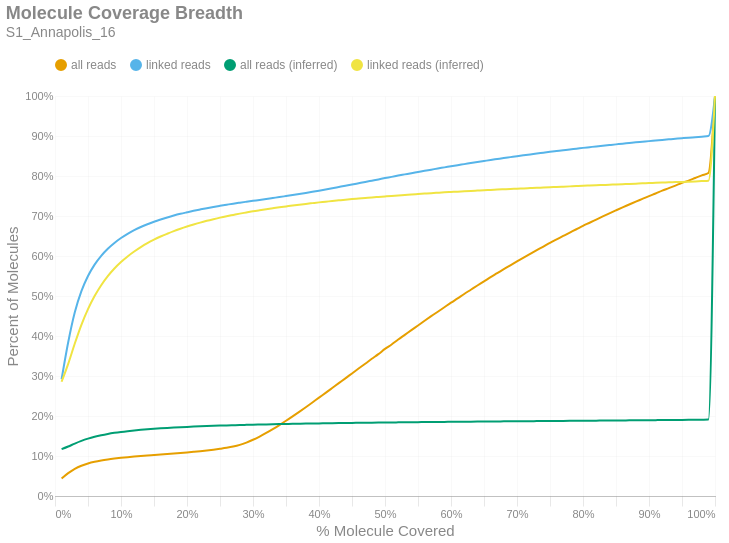

Notebook code for this chart:
### Markdown cell above
### Molecule Read Coverage
This chart shows molecule coverage breadth as computed by the number of bases aligned to that molecule. In other words, "*how much of each unique long molecule is actually sequenced/aligned?*" Keep in mind there is a distinction between sequences and alignments, since some sequences belonging to a particular molecule may not align well and wouldn't appear in the alignment data. This chart also shows molecule coverage breadth as computed by the *inferred fragment* from which the aligned sequences originate. Unlike read coverage, this calculation takes into account the total insert size, including unsequenced gaps between the forward and reverse reads. Like the previous figures, these are cumulative percents.

### Code cell
if SKIPLR:
    print_html(f"Skipped")
else:
    binned_df = consolidated_hist(valids['coverage_bp'], mask, 0.01, True)
    binned_df_inf = consolidated_hist(valids['coverage_inserts'], mask, 0.01, True)
    binned_df = binned_df.with_columns(pl.lit(binned_df_inf['all reads (cumsum)']).alias('all reads (inferred)'))
    binned_df = binned_df.with_columns(pl.lit(binned_df_inf['linked reads (cumsum)']).alias('linked reads (inferred)'))
    binned_df = binned_df.with_columns(
        (pl.col('bin').cast(pl.Float64) + 0.01).alias('right_edge')
    )

    with SafeRender(binned_df):
        (
            density_plot(binned_df, 'Molecule Coverage Breadth', samplename, 'molcov', ['all reads (inferred)','linked reads (inferred)'])
            .encode(
                #x=alt.X('bin:Q', title="% Molecule Covered").axis(format = '%').scale(padding=0),
                x=alt.X('right_edge:Q', title="% Molecule Covered").axis(format='%').scale(padding=0),
                y=alt.Y('value:Q', title='Percent of Molecules')
                    .axis(format='%')
                    .stack(False)
                    .scale(domainMin=0, padding=0),
                color=alt.Color("key:N").scale(domain = ["all reads", "linked reads", "all reads (inferred)", "linked reads (inferred)"]),
                tooltip = [
                    alt.Tooltip("key:N", title = "Data Type"),
                    alt.Tooltip("range_label:N", title="% Molecule Covered"),
                    alt.Tooltip("value:Q", format = ".2%", title="% Molecules")
                ]
            )
        ).display()

### Figure 1 — Vega-Lite specification as saved in the notebook (floating-point values rounded to 4 significant figures)
{"width": "container", "height": 400, "config": {"title": {"anchor": "start", "dy": -15, "fontSize": 18, "color": "#888888", "subtitleColor": "#888888", "subtitleFontSize": 14}, "arc": {"fill": "#0072B2"}, "axis": {"domainColor": "#888888", "domainWidth": 0.5, "gridWidth": 0.2, "grid": false, "titleFontWeight": 400, "titleFontSize": 15, "labelFontSize": 11, "labelColor": "#888888", "tickColor": "#888888", "tickWidth": 0.2, "titleColor": "#888888"}, "axisBand": {"grid": false}, "axisX": {"grid": true, "tickSize": 10, "domainCap": "round"}, "axisY": {"domain": false, "grid": true, "tickSize": 0, "domainCap": "round"}, "background": "transparent", "header": {"labelFontSize": 15, "labelColor": "#888888", "titleFontSize": 15, "titleFontWeight": 600, "titleColor": "#888888"}, "legend": {"labelFont": "sans-serif", "labelFontSize": 12, "labelColor": "#888888", "symbolSize": 100, "symbolType": "circle", "titleFontSize": 12, "titlePadding": 10, "titleColor": "#888888", "title": null, "orient": "top"}, "range": {"category": ["#E69F00", "#56B4E9", "#009E73", "#F0E442", "#0072B2", "#D55E00", "#CC79A7", "#000000"], "diverging": ["#cfe8f3", "#a2d4ec", "#73bfe2", "#46abdb", "#1696d2", "#12719e"]}, "area": {"fill": "#0072B2", "fillOpacity": 0.7, "line": true, "strokeOpacity": 0.7}, "line": {"color": "#0072B2", "stroke": "#0072B2", "strokeWidth": 2}, "trail": {"color": "#0072B2", "stroke": "#0072B2", "strokeWidth": 0, "size": 1}, "point": {"filled": true, "fillOpacity": 1.0, "size": 95}, "text": {"color": "#888888", "fontSize": 11, "align": "right", "fontWeight": 400, "size": 11}, "bar": {"fill": "#0072B2", "stroke": null}, "view": {"stroke": null, "continuousWidth": 660, "continuousHeight": 400}}, "data": {"name": "data-f6656476f9b140211d6982b61168dd17"}, "mark": {"type": "line", "interpolate": "monotone", "point": {"opacity": 0, "size": 275}}, "encoding": {"color": {"field": "key", "scale": {"domain": ["all reads", "linked reads", "all reads (inferred)", "linked reads (inferred)"]}, "type": "nominal"}, "tooltip": [{"field": "key", "title": "Data Type", "type": "nominal"}, {"field": "range_label", "title": "% Molecule Covered", "type": "nominal"}, {"field": "value", "format": ".2%", "title": "% Molecules", "type": "quantitative"}], "x": {"axis": {"format": "%"}, "field": "right_edge", "scale": {"padding": 0}, "title": "% Molecule Covered", "type": "quantitative"}, "y": {"axis": {"format": "%"}, "field": "value", "scale": {"domainMin": 0, "padding": 0}, "stack": false, "title": "Percent of Molecules", "type": "quantitative"}}, "params": [{"name": "param_c36ac31b6afebe62", "select": {"type": "point", "fields": ["key"]}, "bind": "legend"}], "title": {"text": "Molecule Coverage Breadth", "subtitle": "S1_Annapolis_16"}, "transform": [{"fold": ["all reads (cumsum)", "linked reads (cumsum)", "all reads (inferred)", "linked reads (inferred)"]}, {"calculate": "replace(datum.key, ' (cumsum)', '')", "as": "key"}, {"filter": {"param": "param_c36ac31b6afebe62"}}], "usermeta": {"embedOptions": {"downloadFileName": "S1_Annapolis_16.molcov"}}, "$schema": "https://vega.github.io/schema/vega-lite/v6.1.0.json", "datasets": {"data-f6656476f9b140211d6982b61168dd17": [{"bin": "0.0", "interval": "0.0-0.01", "all reads": 0.0437, "linked reads": 0.292, "all reads (cumsum)": 0.0437, "linked reads (cumsum)": 0.292, "range_label": "0.0-0.01", "all reads (inferred)": 0.1172, "linked reads (inferred)": 0.2857, "right_edge": 0.01}, {"bin": "0.01", "interval": "0.01-0.02", "all reads": 0.01344, "linked reads": 0.09243, "all reads (cumsum)": 0.05714, "linked reads (cumsum)": 0.3844, "range_label": "0.01-0.02", "all reads (inferred)": 0.1238, "linked reads (inferred)": 0.3303, "right_edge": 0.02}, {"bin": "0.02", "interval": "0.02-0.03", "all reads": 0.01084, "linked reads": 0.07488, "all reads (cumsum)": 0.06798, "linked reads (cumsum)": 0.4593, "range_label": "0.02-0.03", "all reads (inferred)": 0.1311, "linked reads (inferred)": 0.3812, "right_edge": 0.03}, {"bin": "0.03", "interval": "0.03-0.04", "all reads": 0.007744, "linked reads": 0.05291, "all reads (cumsum)": 0.07572, "linked reads (cumsum)": 0.5122, "range_label": "0.03-0.04", "all reads (inferred)": 0.1378, "linked reads (inferred)": 0.428, "right_edge": 0.04}, {"bin": "0.04", "interval": "0.04-0.05", "all reads": 0.005553, "linked reads": 0.03793, "all reads (cumsum)": 0.08127, "linked reads (cumsum)": 0.5501, "range_label": "0.04-0.05", "all reads (inferred)": 0.1434, "linked reads (inferred)": 0.4673, "right_edge": 0.05}, {"bin": "0.05", "interval": "0.05-0.06", "all reads": 0.004205, "linked reads": 0.02842, "all reads (cumsum)": 0.08548, "linked reads (cumsum)": 0.5785, "range_label": "0.05-0.06", "all reads (inferred)": 0.1481, "linked reads (inferred)": 0.5, "right_edge": 0.06}, {"bin": "0.06", "interval": "0.06-0.07", "all reads": 0.003269, "linked reads": 0.022, "all reads (cumsum)": 0.08875, "linked reads (cumsum)": 0.6005, "range_label": "0.06-0.07", "all reads (inferred)": 0.1519, "linked reads (inferred)": 0.5271, "right_edge": 0.07}, {"bin": "0.07", "interval": "0.07-0.08", "all reads": 0.002621, "linked reads": 0.01762, "all reads (cumsum)": 0.09137, "linked reads (cumsum)": 0.6182, "range_label": "0.07-0.08", "all reads (inferred)": 0.1552, "linked reads (inferred)": 0.5498, "right_edge": 0.08}, {"bin": "0.08", "interval": "0.08-0.09", "all reads": 0.002199, "linked reads": 0.01449, "all reads (cumsum)": 0.09357, "linked reads (cumsum)": 0.6327, "range_label": "0.08-0.09", "all reads (inferred)": 0.1579, "linked reads (inferred)": 0.5688, "right_edge": 0.09}, {"bin": "0.09", "interval": "0.09-0.1", "all reads": 0.001909, "linked reads": 0.01225, "all reads (cumsum)": 0.09547, "linked reads (cumsum)": 0.6449, "range_label": "0.09-0.1", "all reads (inferred)": 0.1602, "linked reads (inferred)": 0.5851, "right_edge": 0.1}, {"bin": "0.1", "interval": "0.1-0.11", "all reads": 0.00168, "linked reads": 0.01065, "all reads (cumsum)": 0.09715, "linked reads (cumsum)": 0.6556, "range_label": "0.1-0.11", "all reads (inferred)": 0.1622, "linked reads (inferred)": 0.599, "right_edge": 0.11}, {"bin": "0.11", "interval": "0.11-0.12", "all reads": 0.001457, "linked reads": 0.009008, "all reads (cumsum)": 0.09861, "linked reads (cumsum)": 0.6646, "range_label": "0.11-0.12", "all reads (inferred)": 0.1639, "linked reads (inferred)": 0.6112, "right_edge": 0.12}, {"bin": "0.12", "interval": "0.12-0.13", "all reads": 0.001319, "linked reads": 0.0079, "all reads (cumsum)": 0.09993, "linked reads (cumsum)": 0.6725, "range_label": "0.12-0.13", "all reads (inferred)": 0.1655, "linked reads (inferred)": 0.6222, "right_edge": 0.13}, {"bin": "0.13", "interval": "0.13-0.14", "all reads": 0.001207, "linked reads": 0.006834, "all reads (cumsum)": 0.1011, "linked reads (cumsum)": 0.6793, "range_label": "0.13-0.14", "all reads (inferred)": 0.1669, "linked reads (inferred)": 0.6321, "right_edge": 0.14}, {"bin": "0.14", "interval": "0.14-0.15", "all reads": 0.00116, "linked reads": 0.006239, "all reads (cumsum)": 0.1023, "linked reads (cumsum)": 0.6855, "range_label": "0.14-0.15", "all reads (inferred)": 0.1681, "linked reads (inferred)": 0.6409, "right_edge": 0.15}, {"bin": "0.15", "interval": "0.15-0.16", "all reads": 0.001179, "linked reads": 0.005604, "all reads (cumsum)": 0.1035, "linked reads (cumsum)": 0.6911, "range_label": "0.15-0.16", "all reads (inferred)": 0.1692, "linked reads (inferred)": 0.6487, "right_edge": 0.16}, {"bin": "0.16", "interval": "0.16-0.17", "all reads": 0.001226, "linked reads": 0.005184, "all reads (cumsum)": 0.1047, "linked reads (cumsum)": 0.6963, "range_label": "0.16-0.17", "all reads (inferred)": 0.1702, "linked reads (inferred)": 0.6556, "right_edge": 0.17}, {"bin": "0.17", "interval": "0.17-0.18", "all reads": 0.001302, "linked reads": 0.004782, "all reads (cumsum)": 0.106, "linked reads (cumsum)": 0.7011, "range_label": "0.17-0.18", "all reads (inferred)": 0.1712, "linked reads (inferred)": 0.6622, "right_edge": 0.18}, {"bin": "0.18", "interval": "0.18-0.19", "all reads": 0.001382, "linked reads": 0.004304, "all reads (cumsum)": 0.1074, "linked reads (cumsum)": 0.7054, "range_label": "0.18-0.19", "all reads (inferred)": 0.172, "linked reads (inferred)": 0.6681, "right_edge": 0.19}, {"bin": "0.19", "interval": "0.19-0.2", "all reads": 0.001458, "linked reads": 0.003838, "all reads (cumsum)": 0.1088, "linked reads (cumsum)": 0.7092, "range_label": "0.19-0.2", "all reads (inferred)": 0.1728, "linked reads (inferred)": 0.6736, "right_edge": 0.2}, {"bin": "0.2", "interval": "0.2-0.21", "all reads": 0.001588, "linked reads": 0.003704, "all reads (cumsum)": 0.1104, "linked reads (cumsum)": 0.7129, "range_label": "0.2-0.21", "all reads (inferred)": 0.1735, "linked reads (inferred)": 0.6787, "right_edge": 0.21}, {"bin": "0.21", "interval": "0.21-0.22", "all reads": 0.001664, "linked reads": 0.003387, "all reads (cumsum)": 0.1121, "linked reads (cumsum)": 0.7163, "range_label": "0.21-0.22", "all reads (inferred)": 0.1742, "linked reads (inferred)": 0.6835, "right_edge": 0.22}, {"bin": "0.22", "interval": "0.22-0.23", "all reads": 0.001839, "linked reads": 0.003286, "all reads (cumsum)": 0.1139, "linked reads (cumsum)": 0.7196, "range_label": "0.22-0.23", "all reads (inferred)": 0.1748, "linked reads (inferred)": 0.6879, "right_edge": 0.23}, {"bin": "0.23", "interval": "0.23-0.24", "all reads": 0.001974, "linked reads": 0.003049, "all reads (cumsum)": 0.1159, "linked reads (cumsum)": 0.7227, "range_label": "0.23-0.24", "all reads (inferred)": 0.1754, "linked reads (inferred)": 0.692, "right_edge": 0.24}, {"bin": "0.24", "interval": "0.24-0.25", "all reads": 0.002158, "linked reads": 0.00281, "all reads (cumsum)": 0.1181, "linked reads (cumsum)": 0.7255, "range_label": "0.24-0.25", "all reads (inferred)": 0.176, "linked reads (inferred)": 0.6959, "right_edge": 0.25}, {"bin": "0.25", "interval": "0.25-0.26", "all reads": 0.002401, "linked reads": 0.002716, "all reads (cumsum)": 0.1205, "linked reads (cumsum)": 0.7282, "range_label": "0.25-0.26", "all reads (inferred)": 0.1765, "linked reads (inferred)": 0.6994, "right_edge": 0.26}, {"bin": "0.26", "interval": "0.26-0.27", "all reads": 0.003067, "linked reads": 0.0027, "all reads (cumsum)": 0.1235, "linked reads (cumsum)": 0.7309, "range_label": "0.26-0.27", "all reads (inferred)": 0.177, "linked reads (inferred)": 0.7027, "right_edge": 0.27}, {"bin": "0.27", "interval": "0.27-0.28", "all reads": 0.00426, "linked reads": 0.002433, "all reads (cumsum)": 0.1278, "linked reads (cumsum)": 0.7333, "range_label": "0.27-0.28", "all reads (inferred)": 0.1774, "linked reads (inferred)": 0.7059, "right_edge": 0.28}, {"bin": "0.28", "interval": "0.28-0.29", "all reads": 0.005777, "linked reads": 0.002339, "all reads (cumsum)": 0.1336, "linked reads (cumsum)": 0.7357, "range_label": "0.28-0.29", "all reads (inferred)": 0.1778, "linked reads (inferred)": 0.7088, "right_edge": 0.29}, {"bin": "0.29", "interval": "0.29-0.3", "all reads": 0.007052, "linked reads": 0.002309, "all reads (cumsum)": 0.1406, "linked reads (cumsum)": 0.738, "range_label": "0.29-0.3", "all reads (inferred)": 0.1783, "linked reads (inferred)": 0.7118, "right_edge": 0.3}, {"bin": "0.3", "interval": "0.3-0.31", "all reads": 0.00806, "linked reads": 0.002276, "all reads (cumsum)": 0.1487, "linked reads (cumsum)": 0.7403, "range_label": "0.3-0.31", "all reads (inferred)": 0.1786, "linked reads (inferred)": 0.7144, "right_edge": 0.31}, {"bin": "0.31", "interval": "0.31-0.32", "all reads": 0.009001, "linked reads": 0.00233, "all reads (cumsum)": 0.1577, "linked reads (cumsum)": 0.7426, "range_label": "0.31-0.32", "all reads (inferred)": 0.179, "linked reads (inferred)": 0.7169, "right_edge": 0.32}, {"bin": "0.32", "interval": "0.32-0.33", "all reads": 0.009647, "linked reads": 0.002403, "all reads (cumsum)": 0.1673, "linked reads (cumsum)": 0.745, "range_label": "0.32-0.33", "all reads (inferred)": 0.1794, "linked reads (inferred)": 0.7194, "right_edge": 0.33}, {"bin": "0.33", "interval": "0.33-0.34", "all reads": 0.01008, "linked reads": 0.002355, "all reads (cumsum)": 0.1774, "linked reads (cumsum)": 0.7473, "range_label": "0.33-0.34", "all reads (inferred)": 0.1797, "linked reads (inferred)": 0.7218, "right_edge": 0.34}, {"bin": "0.34", "interval": "0.34-0.35", "all reads": 0.01063, "linked reads": 0.002541, "all reads (cumsum)": 0.188, "linked reads (cumsum)": 0.7499, "range_label": "0.34-0.35", "all reads (inferred)": 0.18, "linked reads (inferred)": 0.724, "right_edge": 0.35}, {"bin": "0.35", "interval": "0.35-0.36", "all reads": 0.01104, "linked reads": 0.002554, "all reads (cumsum)": 0.1991, "linked reads (cumsum)": 0.7524, "range_label": "0.35-0.36", "all reads (inferred)": 0.1804, "linked reads (inferred)": 0.7262, "right_edge": 0.36}, {"bin": "0.36", "interval": "0.36-0.37", "all reads": 0.01136, "linked reads": 0.002572, "all reads (cumsum)": 0.2104, "linked reads (cumsum)": 0.755, "range_label": "0.36-0.37", "all reads (inferred)": 0.1807, "linked reads (inferred)": 0.7283, "right_edge": 0.37}, {"bin": "0.37", "interval": "0.37-0.38", "all reads": 0.01157, "linked reads": 0.002666, "all reads (cumsum)": 0.222, "linked reads (cumsum)": 0.7577, "range_label": "0.37-0.38", "all reads (inferred)": 0.181, "linked reads (inferred)": 0.7303, "right_edge": 0.38}, {"bin": "0.38", "interval": "0.38-0.39", "all reads": 0.01183, "linked reads": 0.002758, "all reads (cumsum)": 0.2338, "linked reads (cumsum)": 0.7604, "range_label": "0.38-0.39", "all reads (inferred)": 0.1812, "linked reads (inferred)": 0.7322, "right_edge": 0.39}, {"bin": "0.39", "interval": "0.39-0.4", "all reads": 0.01213, "linked reads": 0.002929, "all reads (cumsum)": 0.246, "linked reads (cumsum)": 0.7634, "range_label": "0.39-0.4", "all reads (inferred)": 0.1815, "linked reads (inferred)": 0.7341, "right_edge": 0.4}, {"bin": "0.4", "interval": "0.4-0.41", "all reads": 0.01183, "linked reads": 0.003014, "all reads (cumsum)": 0.2578, "linked reads (cumsum)": 0.7664, "range_label": "0.4-0.41", "all reads (inferred)": 0.1818, "linked reads (inferred)": 0.7357, "right_edge": 0.41}, {"bin": "0.41", "interval": "0.41-0.42", "all reads": 0.0121, "linked reads": 0.003073, "all reads (cumsum)": 0.2699, "linked reads (cumsum)": 0.7694, "range_label": "0.41-0.42", "all reads (inferred)": 0.182, "linked reads (inferred)": 0.7375, "right_edge": 0.42}, {"bin": "0.42", "interval": "0.42-0.43", "all reads": 0.01217, "linked reads": 0.003103, "all reads (cumsum)": 0.2821, "linked reads (cumsum)": 0.7726, "range_label": "0.42-0.43", "all reads (inferred)": 0.1823, "linked reads (inferred)": 0.7391, "right_edge": 0.43}, {"bin": "0.43", "interval": "0.43-0.44", "all reads": 0.01206, "linked reads": 0.003103, "all reads (cumsum)": 0.2941, "linked reads (cumsum)": 0.7757, "range_label": "0.43-0.44", "all reads (inferred)": 0.1825, "linked reads (inferred)": 0.7407, "right_edge": 0.44}, {"bin": "0.44", "interval": "0.44-0.45", "all reads": 0.01228, "linked reads": 0.003078, "all reads (cumsum)": 0.3064, "linked reads (cumsum)": 0.7787, "range_label": "0.44-0.45", "all reads (inferred)": 0.1827, "linked reads (inferred)": 0.7423, "right_edge": 0.45}, {"bin": "0.45", "interval": "0.45-0.46", "all reads": 0.01222, "linked reads": 0.003223, "all reads (cumsum)": 0.3187, "linked reads (cumsum)": 0.782, "range_label": "0.45-0.46", "all reads (inferred)": 0.1829, "linked reads (inferred)": 0.7436, "right_edge": 0.46}, {"bin": "0.46", "interval": "0.46-0.47", "all reads": 0.01209, "linked reads": 0.003223, "all reads (cumsum)": 0.3307, "linked reads (cumsum)": 0.7852, "range_label": "0.46-0.47", "all reads (inferred)": 0.1831, "linked reads (inferred)": 0.745, "right_edge": 0.47}, {"bin": "0.47", "interval": "0.47-0.48", "all reads": 0.01228, "linked reads": 0.003162, "all reads (cumsum)": 0.343, "linked reads (cumsum)": 0.7883, "range_label": "0.47-0.48", "all reads (inferred)": 0.1833, "linked reads (inferred)": 0.7464, "right_edge": 0.48}, {"bin": "0.48", "interval": "0.48-0.49", "all reads": 0.01164, "linked reads": 0.003159, "all reads (cumsum)": 0.3547, "linked reads (cumsum)": 0.7915, "range_label": "0.48-0.49", "all reads (inferred)": 0.1835, "linked reads (inferred)": 0.7477, "right_edge": 0.49}, {"bin": "0.49", "interval": "0.49-0.5", "all reads": 0.01301, "linked reads": 0.003245, "all reads (cumsum)": 0.3677, "linked reads (cumsum)": 0.7947, "range_label": "0.49-0.5", "all reads (inferred)": 0.1837, "linked reads (inferred)": 0.749, "right_edge": 0.5}, {"bin": "0.5", "interval": "0.5-0.51", "all reads": 0.01112, "linked reads": 0.003066, "all reads (cumsum)": 0.3788, "linked reads (cumsum)": 0.7978, "range_label": "0.5-0.51", "all reads (inferred)": 0.1839, "linked reads (inferred)": 0.7503, "right_edge": 0.51}, {"bin": "0.51", "interval": "0.51-0.52", "all reads": 0.01245, "linked reads": 0.003206, "all reads (cumsum)": 0.3912, "linked reads (cumsum)": 0.801, "range_label": "0.51-0.52", "all reads (inferred)": 0.1841, "linked reads (inferred)": 0.7515, "right_edge": 0.52}, {"bin": "0.52", "interval": "0.52-0.53", "all reads": 0.01172, "linked reads": 0.003034, "all reads (cumsum)": 0.403, "linked reads (cumsum)": 0.8041, "range_label": "0.52-0.53", "all reads (inferred)": 0.1843, "linked reads (inferred)": 0.7527, "right_edge": 0.53}, {"bin": "0.53", "interval": "0.53-0.54", "all reads": 0.01185, "linked reads": 0.003056, "all reads (cumsum)": 0.4148, "linked reads (cumsum)": 0.8071, "range_label": "0.53-0.54", "all reads (inferred)": 0.1845, "linked reads (inferred)": 0.7539, "right_edge": 0.54}, {"bin": "0.54", "interval": "0.54-0.55", "all reads": 0.01156, "linked reads": 0.002933, "all reads (cumsum)": 0.4264, "linked reads (cumsum)": 0.81, "range_label": "0.54-0.55", "all reads (inferred)": 0.1846, "linked reads (inferred)": 0.755, "right_edge": 0.55}, {"bin": "0.55", "interval": "0.55-0.56", "all reads": 0.01174, "linked reads": 0.002996, "all reads (cumsum)": 0.4381, "linked reads (cumsum)": 0.813, "range_label": "0.55-0.56", "all reads (inferred)": 0.1848, "linked reads (inferred)": 0.7561, "right_edge": 0.56}, {"bin": "0.56", "interval": "0.56-0.57", "all reads": 0.01151, "linked reads": 0.002844, "all reads (cumsum)": 0.4496, "linked reads (cumsum)": 0.8159, "range_label": "0.56-0.57", "all reads (inferred)": 0.185, "linked reads (inferred)": 0.7572, "right_edge": 0.57}, {"bin": "0.57", "interval": "0.57-0.58", "all reads": 0.01113, "linked reads": 0.002943, "all reads (cumsum)": 0.4607, "linked reads (cumsum)": 0.8188, "range_label": "0.57-0.58", "all reads (inferred)": 0.1851, "linked reads (inferred)": 0.7581, "right_edge": 0.58}, {"bin": "0.58", "interval": "0.58-0.59", "all reads": 0.01123, "linked reads": 0.002739, "all reads (cumsum)": 0.472, "linked reads (cumsum)": 0.8216, "range_label": "0.58-0.59", "all reads (inferred)": 0.1853, "linked reads (inferred)": 0.7591, "right_edge": 0.59}, {"bin": "0.59", "interval": "0.59-0.6", "all reads": 0.0113, "linked reads": 0.002831, "all reads (cumsum)": 0.4833, "linked reads (cumsum)": 0.8244, "range_label": "0.59-0.6", "all reads (inferred)": 0.1854, "linked reads (inferred)": 0.76, "right_edge": 0.6}, {"bin": "0.6", "interval": "0.6-0.61", "all reads": 0.01075, "linked reads": 0.002723, "all reads (cumsum)": 0.494, "linked reads (cumsum)": 0.8271, "range_label": "0.6-0.61", "all reads (inferred)": 0.1856, "linked reads (inferred)": 0.7609, "right_edge": 0.61}, {"bin": "0.61", "interval": "0.61-0.62", "all reads": 0.01102, "linked reads": 0.002576, "all reads (cumsum)": 0.505, "linked reads (cumsum)": 0.8297, "range_label": "0.61-0.62", "all reads (inferred)": 0.1857, "linked reads (inferred)": 0.7618, "right_edge": 0.62}, {"bin": "0.62", "interval": "0.62-0.63", "all reads": 0.01058, "linked reads": 0.002638, "all reads (cumsum)": 0.5156, "linked reads (cumsum)": 0.8323, "range_label": "0.62-0.63", "all reads (inferred)": 0.1859, "linked reads (inferred)": 0.7627, "right_edge": 0.63}, {"bin": "0.63", "interval": "0.63-0.64", "all reads": 0.01062, "linked reads": 0.002586, "all reads (cumsum)": 0.5262, "linked reads (cumsum)": 0.8349, "range_label": "0.63-0.64", "all reads (inferred)": 0.186, "linked reads (inferred)": 0.7636, "right_edge": 0.64}, {"bin": "0.64", "interval": "0.64-0.65", "all reads": 0.01034, "linked reads": 0.002561, "all reads (cumsum)": 0.5366, "linked reads (cumsum)": 0.8375, "range_label": "0.64-0.65", "all reads (inferred)": 0.1862, "linked reads (inferred)": 0.7644, "right_edge": 0.65}, {"bin": "0.65", "interval": "0.65-0.66", "all reads": 0.01061, "linked reads": 0.002588, "all reads (cumsum)": 0.5472, "linked reads (cumsum)": 0.8401, "range_label": "0.65-0.66", "all reads (inferred)": 0.1863, "linked reads (inferred)": 0.7652, "right_edge": 0.66}, {"bin": "0.66", "interval": "0.66-0.67", "all reads": 0.0099, "linked reads": 0.002384, "all reads (cumsum)": 0.5571, "linked reads (cumsum)": 0.8424, "range_label": "0.66-0.67", "all reads (inferred)": 0.1864, "linked reads (inferred)": 0.766, "right_edge": 0.67}, {"bin": "0.67", "interval": "0.67-0.68", "all reads": 0.00999, "linked reads": 0.002389, "all reads (cumsum)": 0.5671, "linked reads (cumsum)": 0.8448, "range_label": "0.67-0.68", "all reads (inferred)": 0.1866, "linked reads (inferred)": 0.7668, "right_edge": 0.68}, {"bin": "0.68", "interval": "0.68-0.69", "all reads": 0.009662, "linked reads": 0.002326, "all reads (cumsum)": 0.5767, "linked reads (cumsum)": 0.8472, "range_label": "0.68-0.69", "all reads (inferred)": 0.1867, "linked reads (inferred)": 0.7676, "right_edge": 0.69}, {"bin": "0.69", "interval": "0.69-0.7", "all reads": 0.009796, "linked reads": 0.002345, "all reads (cumsum)": 0.5865, "linked reads (cumsum)": 0.8495, "range_label": "0.69-0.7", "all reads (inferred)": 0.1868, "linked reads (inferred)": 0.7683, "right_edge": 0.7}, {"bin": "0.7", "interval": "0.7-0.71", "all reads": 0.009474, "linked reads": 0.002234, "all reads (cumsum)": 0.596, "linked reads (cumsum)": 0.8517, "range_label": "0.7-0.71", "all reads (inferred)": 0.187, "linked reads (inferred)": 0.769, "right_edge": 0.71}, {"bin": "0.71", "interval": "0.71-0.72", "all reads": 0.0093, "linked reads": 0.002184, "all reads (cumsum)": 0.6053, "linked reads (cumsum)": 0.8539, "range_label": "0.71-0.72", "all reads (inferred)": 0.1871, "linked reads (inferred)": 0.7697, "right_edge": 0.72}, {"bin": "0.72", "interval": "0.72-0.73", "all reads": 0.009302, "linked reads": 0.002117, "all reads (cumsum)": 0.6146, "linked reads (cumsum)": 0.856, "range_label": "0.72-0.73", "all reads (inferred)": 0.1872, "linked reads (inferred)": 0.7704, "right_edge": 0.73}, {"bin": "0.73", "interval": "0.73-0.74", "all reads": 0.008995, "linked reads": 0.002204, "all reads (cumsum)": 0.6236, "linked reads (cumsum)": 0.8582, "range_label": "0.73-0.74", "all reads (inferred)": 0.1874, "linked reads (inferred)": 0.7712, "right_edge": 0.74}, {"bin": "0.74", "interval": "0.74-0.75", "all reads": 0.009392, "linked reads": 0.002167, "all reads (cumsum)": 0.633, "linked reads (cumsum)": 0.8604, "range_label": "0.74-0.75", "all reads (inferred)": 0.1875, "linked reads (inferred)": 0.772, "right_edge": 0.75}, {"bin": "0.75", "interval": "0.75-0.76", "all reads": 0.008489, "linked reads": 0.002011, "all reads (cumsum)": 0.6415, "linked reads (cumsum)": 0.8624, "range_label": "0.75-0.76", "all reads (inferred)": 0.1876, "linked reads (inferred)": 0.7726, "right_edge": 0.76}, {"bin": "0.76", "interval": "0.76-0.77", "all reads": 0.008596, "linked reads": 0.001999, "all reads (cumsum)": 0.6501, "linked reads (cumsum)": 0.8644, "range_label": "0.76-0.77", "all reads (inferred)": 0.1878, "linked reads (inferred)": 0.7733, "right_edge": 0.77}, {"bin": "0.77", "interval": "0.77-0.78", "all reads": 0.008524, "linked reads": 0.002039, "all reads (cumsum)": 0.6586, "linked reads (cumsum)": 0.8665, "range_label": "0.77-0.78", "all reads (inferred)": 0.1879, "linked reads (inferred)": 0.7741, "right_edge": 0.78}, {"bin": "0.78", "interval": "0.78-0.79", "all reads": 0.008275, "linked reads": 0.001856, "all reads (cumsum)": 0.6669, "linked reads (cumsum)": 0.8683, "range_label": "0.78-0.79", "all reads (inferred)": 0.188, "linked reads (inferred)": 0.7748, "right_edge": 0.79}, {"bin": "0.79", "interval": "0.79-0.8", "all reads": 0.008568, "linked reads": 0.001976, "all reads (cumsum)": 0.6755, "linked reads (cumsum)": 0.8703, "range_label": "0.79-0.8", "all reads (inferred)": 0.1882, "linked reads (inferred)": 0.7755, "right_edge": 0.8}, {"bin": "0.8", "interval": "0.8-0.81", "all reads": 0.007736, "linked reads": 0.001833, "all reads (cumsum)": 0.6832, "linked reads (cumsum)": 0.8721, "range_label": "0.8-0.81", "all reads (inferred)": 0.1883, "linked reads (inferred)": 0.7761, "right_edge": 0.81}, {"bin": "0.81", "interval": "0.81-0.82", "all reads": 0.007917, "linked reads": 0.001841, "all reads (cumsum)": 0.6911, "linked reads (cumsum)": 0.874, "range_label": "0.81-0.82", "all reads (inferred)": 0.1884, "linked reads (inferred)": 0.7768, "right_edge": 0.82}, {"bin": "0.82", "interval": "0.82-0.83", "all reads": 0.007859, "linked reads": 0.001752, "all reads (cumsum)": 0.699, "linked reads (cumsum)": 0.8757, "range_label": "0.82-0.83", "all reads (inferred)": 0.1886, "linked reads (inferred)": 0.7775, "right_edge": 0.83}, {"bin": "0.83", "interval": "0.83-0.84", "all reads": 0.007687, "linked reads": 0.001671, "all reads (cumsum)": 0.7067, "linked reads (cumsum)": 0.8774, "range_label": "0.83-0.84", "all reads (inferred)": 0.1887, "linked reads (inferred)": 0.7782, "right_edge": 0.84}, {"bin": "0.84", "interval": "0.84-0.85", "all reads": 0.007485, "linked reads": 0.001671, "all reads (cumsum)": 0.7141, "linked reads (cumsum)": 0.8791, "range_label": "0.84-0.85", "all reads (inferred)": 0.1888, "linked reads (inferred)": 0.7789, "right_edge": 0.85}, {"bin": "0.85", "interval": "0.85-0.86", "all reads": 0.007388, "linked reads": 0.001691, "all reads (cumsum)": 0.7215, "linked reads (cumsum)": 0.8808, "range_label": "0.85-0.86", "all reads (inferred)": 0.189, "linked reads (inferred)": 0.7796, "right_edge": 0.86}, {"bin": "0.86", "interval": "0.86-0.87", "all reads": 0.007184, "linked reads": 0.001651, "all reads (cumsum)": 0.7287, "linked reads (cumsum)": 0.8824, "range_label": "0.86-0.87", "all reads (inferred)": 0.1891, "linked reads (inferred)": 0.7802, "right_edge": 0.87}, {"bin": "0.87", "interval": "0.87-0.88", "all reads": 0.007197, "linked reads": 0.001679, "all reads (cumsum)": 0.7359, "linked reads (cumsum)": 0.8841, "range_label": "0.87-0.88", "all reads (inferred)": 0.1892, "linked reads (inferred)": 0.7809, "right_edge": 0.88}, {"bin": "0.88", "interval": "0.88-0.89", "all reads": 0.006941, "linked reads": 0.001533, "all reads (cumsum)": 0.7428, "linked reads (cumsum)": 0.8856, "range_label": "0.88-0.89", "all reads (inferred)": 0.1894, "linked reads (inferred)": 0.7816, "right_edge": 0.89}, {"bin": "0.89", "interval": "0.89-0.9", "all reads": 0.007, "linked reads": 0.001577, "all reads (cumsum)": 0.7498, "linked reads (cumsum)": 0.8872, "range_label": "0.89-0.9", "all reads (inferred)": 0.1895, "linked reads (inferred)": 0.7822, "right_edge": 0.9}, {"bin": "0.9", "interval": "0.9-0.91", "all reads": 0.006449, "linked reads": 0.001452, "all reads (cumsum)": 0.7563, "linked reads (cumsum)": 0.8886, "range_label": "0.9-0.91", "all reads (inferred)": 0.1897, "linked reads (inferred)": 0.7829, "right_edge": 0.91}, {"bin": "0.91", "interval": "0.91-0.92", "all reads": 0.007198, "linked reads": 0.001526, "all reads (cumsum)": 0.7635, "linked reads (cumsum)": 0.8902, "range_label": "0.91-0.92", "all reads (inferred)": 0.1898, "linked reads (inferred)": 0.7835, "right_edge": 0.92}, {"bin": "0.92", "interval": "0.92-0.93", "all reads": 0.006055, "linked reads": 0.001418, "all reads (cumsum)": 0.7695, "linked reads (cumsum)": 0.8916, "range_label": "0.92-0.93", "all reads (inferred)": 0.1899, "linked reads (inferred)": 0.7841, "right_edge": 0.93}, {"bin": "0.93", "interval": "0.93-0.94", "all reads": 0.006462, "linked reads": 0.001418, "all reads (cumsum)": 0.776, "linked reads (cumsum)": 0.893, "range_label": "0.93-0.94", "all reads (inferred)": 0.1901, "linked reads (inferred)": 0.7847, "right_edge": 0.94}, {"bin": "0.94", "interval": "0.94-0.95", "all reads": 0.006874, "linked reads": 0.001411, "all reads (cumsum)": 0.7829, "linked reads (cumsum)": 0.8944, "range_label": "0.94-0.95", "all reads (inferred)": 0.1902, "linked reads (inferred)": 0.7853, "right_edge": 0.95}, {"bin": "0.95", "interval": "0.95-0.96", "all reads": 0.005591, "linked reads": 0.001388, "all reads (cumsum)": 0.7885, "linked reads (cumsum)": 0.8958, "range_label": "0.95-0.96", "all reads (inferred)": 0.1904, "linked reads (inferred)": 0.7859, "right_edge": 0.96}, {"bin": "0.96", "interval": "0.96-0.97", "all reads": 0.006484, "linked reads": 0.001284, "all reads (cumsum)": 0.795, "linked reads (cumsum)": 0.8971, "range_label": "0.96-0.97", "all reads (inferred)": 0.1905, "linked reads (inferred)": 0.7865, "right_edge": 0.97}, {"bin": "0.97", "interval": "0.97-0.98", "all reads": 0.006463, "linked reads": 0.001324, "all reads (cumsum)": 0.8014, "linked reads (cumsum)": 0.8984, "range_label": "0.97-0.98", "all reads (inferred)": 0.1907, "linked reads (inferred)": 0.7873, "right_edge": 0.98}, {"bin": "0.98", "interval": "0.98-0.99", "all reads": 0.006047, "linked reads": 0.001354, "all reads (cumsum)": 0.8075, "linked reads (cumsum)": 0.8998, "range_label": "0.98-0.99", "all reads (inferred)": 0.191, "linked reads (inferred)": 0.7882, "right_edge": 0.99}, {"bin": "0.99", "interval": "0.99-1.0", "all reads": 0.1925, "linked reads": 0.1002, "all reads (cumsum)": 1.0, "linked reads (cumsum)": 1.0, "range_label": "0.99-1.0", "all reads (inferred)": 1.0, "linked reads (inferred)": 1.0, "right_edge": 1.0}]}}
